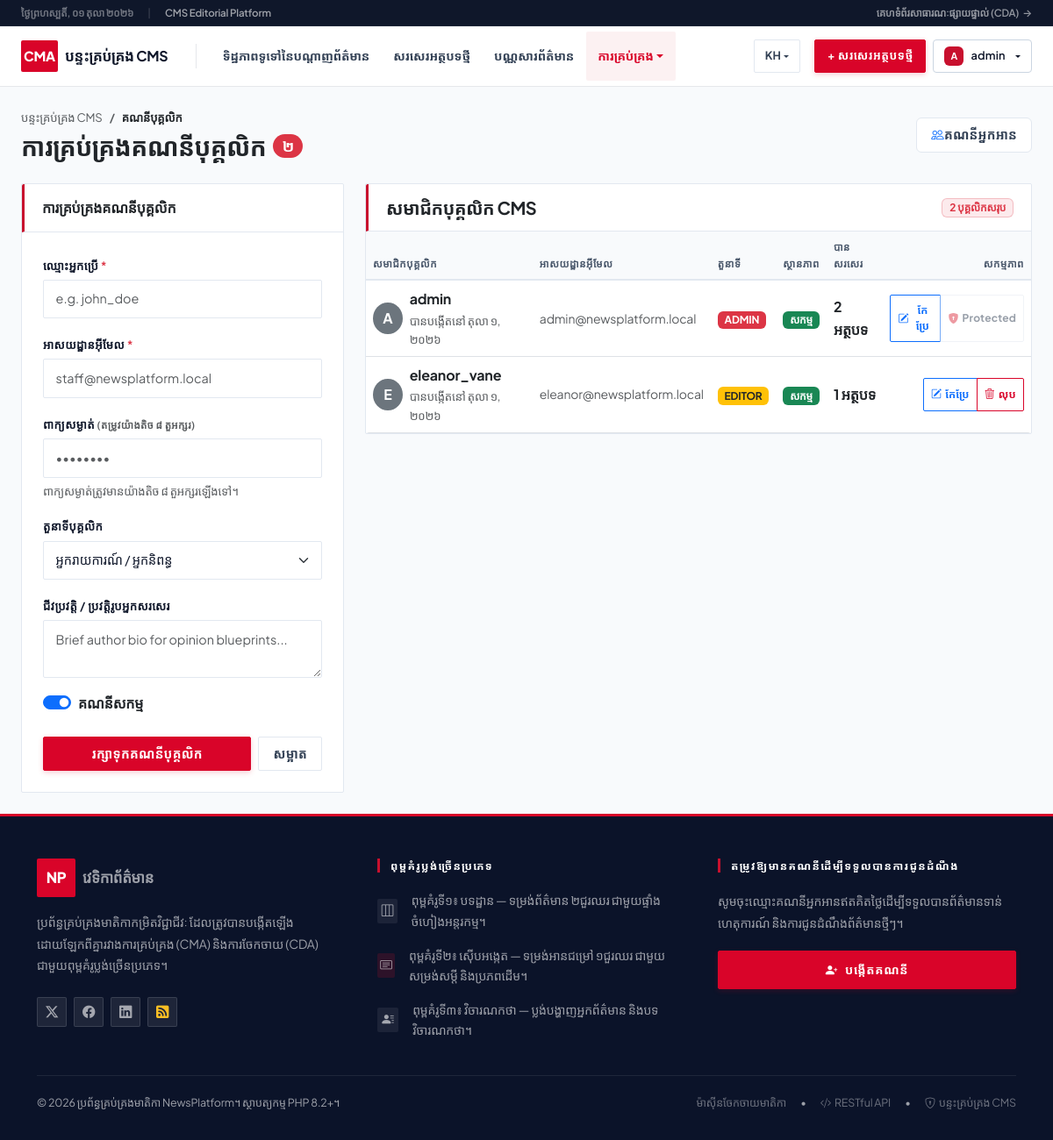
Page /admin/users.php?lang=kh (signed in) on the committed database.
### tables this page shows
CREATE TABLE IF NOT EXISTS `users` (
  `id` INT AUTO_INCREMENT PRIMARY KEY,
  `username` VARCHAR(50) NOT NULL UNIQUE,
  `email` VARCHAR(100) NOT NULL UNIQUE,
  `password_hash` VARCHAR(255) NOT NULL,
  `role` ENUM('admin', 'editor', 'reporter') NOT NULL DEFAULT 'reporter',
  `avatar_url` VARCHAR(255) NULL,
  `bio` TEXT NULL,
  `is_active` TINYINT(1) NOT NULL DEFAULT 1,
  `created_at` DATETIME NOT NULL DEFAULT CURRENT_TIMESTAMP,
  INDEX `idx_users_role` (`role`),
  INDEX `idx_users_active` (`is_active`)
);

### templates/admin/views/users.php (the view, shortened to what the rows shown need)
<div class="container-fluid px-4 py-4">
    <div class="row g-4">
        <div class="col-lg-8">
            <div class="card admin-card-clean">
                <div class="table-responsive admin-scroll-table">
                    <table class="table table-hover align-middle mb-0">
                        <thead class="table-light">
                            <tr>
                                <th><?= __('staff_member') ?></th>
                                <th><?= __('email_address') ?></th>
                                <th><?= __('role') ?></th>
                                <th><?= __('status') ?></th>
                                <th><?= __('authored') ?></th>
                                <th class="text-end"><?= __('actions') ?></th>
                            </tr>
                        </thead>
                        <tbody>
                            <?php foreach ($usersList as $u) { ?>
                                <tr>
                                    <td>
                                        <div class="d-flex align-items-center gap-2">
                                            <div class="bg-secondary text-white rounded-circle d-flex align-items-center justify-content-center fw-bold"
                                                style="width:36px; height:36px;">
                                                <?= strtoupper(substr($u['username'], 0, 1)) ?>
                                            </div>
                                            <div>
                                                <div class="fw-bold text-dark"><?= e($u['username']) ?></div>
                                                <div class="text-xs text-muted"><?= __('created') ?>
                                                    <?= \App\Core\TemplateEngine::formatDate($u['created_at'], 'M j, Y') ?>
                                                </div>
                                            </div>
                                        </div>
                                    </td>
                                    <td class="small text-muted"><?= e($u['email']) ?></td>
                                    <td>
                                        <span
                                            class="badge bg-<?= $u['role'] === 'admin' ? 'danger' : ($u['role'] === 'editor' ? 'warning text-dark' : 'primary') ?> text-uppercase">
                                            <?= e($u['role']) ?>
                                        </span>
                                    </td>
                                    <td>
                                        <?php if (!empty($u['is_active'])) { ?>
                                            <span class="badge bg-success"><?= __('active') ?></span>
                                        <?php } else { ?>
                                            <span class="badge bg-secondary"><?= __('unsubscribed') ?></span>
                                        <?php } ?>
                                    </td>
                                    <td class="fw-bold text-dark"><?= number_format((int) $u['article_count']) ?>
                                        <?= __('posts') ?></td>
                                    <td class="text-end">
                                        <div class="btn-group btn-group-sm">
                                            <button class="btn btn-outline-primary px-2 py-0.5"
                                                style="font-size:0.75rem;"
                                                onclick="editUser(<?= htmlspecialchars(json_encode($u), ENT_QUOTES, 'UTF-8') ?>)">
                                                <i class="bi bi-pencil-square me-1"></i><?= __('edit') ?>
                                            </button>
                                            <?php if ($u['role'] === 'admin') { ?>
                                                <button type="button" class="btn btn-outline-secondary px-2 py-0.5 opacity-50"
                                                    style="font-size:0.75rem;" disabled title="Administrator accounts are protected and cannot be deleted">
                                                    <i class="bi bi-shield-lock-fill text-danger me-1"></i>Protected
                                                </button>
                                            <?php } else { ?>
                                                <a href="#" class="btn btn-outline-danger px-2 py-0.5"
                                                    style="font-size:0.75rem;"
                                                    onclick="confirmDeleteCard('<?= url('admin/actions/delete-user.php?id=' . $u['id'] . '&csrf_token=' . e($csrfToken)) ?>', <?= htmlspecialchars(json_encode($u['username']), ENT_QUOTES, 'UTF-8') ?>); return false;"
                                                    title="<?= __('delete') ?>">
                                                    <i class="bi bi-trash3 me-1"></i><?= __('delete') ?>
                                                </a>
                                            <?php } ?>
                                        </div>
                                    </td>
                                </tr>
                            <?php } ?>
                        </tbody>
                    </table>
                </div>
            </div>
        </div>
    </div>
</div>

### templates/layouts/header-admin.php (shortened to what the rows shown need)
<?php
$currentLang = $_SESSION['lang'] ?? 'en';
?>
<!DOCTYPE html>
<html lang="<?= e($currentLang) ?>">
<head>
    <link href="https://cdn.jsdelivr.net/npm/bootstrap@5.3.2/dist/css/bootstrap.min.css" rel="stylesheet">
    <link rel="stylesheet" href="https://cdn.jsdelivr.net/npm/bootstrap-icons@1.11.1/font/bootstrap-icons.css">
    <link rel="stylesheet" href="<?= url('assets/css/style.css') ?>">
</head>
<body class="d-flex flex-column min-vh-100">
    <nav class="navbar navbar-expand-xl admin-navbar py-0"
        style="min-height:56px; position:sticky; top:0; z-index:1020; border-bottom: 1px solid #e5e7eb;">
        <div class="container-fluid px-3 px-md-4 h-100">
            <div class="collapse navbar-collapse" id="adminNavbar">
                <div class="d-flex flex-wrap align-items-center gap-2 my-2 my-xl-0">
                    <?php if (isset($currentUser)) { ?>
                        <div class="dropdown position-relative">
                            <button
                                class="btn btn-light btn-sm dropdown-toggle d-flex align-items-center gap-2 fw-semibold text-nowrap"
                                style="font-size:0.8rem; border:1px solid #cbd5e1; border-radius:4px; padding:0.4rem 0.75rem; color:#0f172a; background:#ffffff;"
                                type="button" data-bs-toggle="dropdown" aria-expanded="false">
                                <span class="d-flex align-items-center justify-content-center rounded fw-bold text-white"
                                    style="width:22px;height:22px;font-size:0.68rem;background:#c8102e;border-radius:2px;flex-shrink:0;">
                                    <?= strtoupper(substr($currentUser['username'], 0, 1)) ?>
                                </span>
                                <span><?= e($currentUser['username']) ?></span>
                            </button>
                        </div>
                    <?php } ?>
                </div>
            </div>
        </div>
    </nav>
    <main class="flex-grow-1">

### rows in the picture
users: username "A", username "admin", created_at "តុលា ១, ២០២៦", email "admin@newsplatform.local", role "ADMIN", article_count "2", shows "Protected"
users: username "E", username "eleanor_vane", created_at "តុលា ១, ២០២៦", email "eleanor@newsplatform.local", role "EDITOR", article_count "1"

### other values in the picture
__('live_public_site') "គេហទំព័រសាធារណៈផ្សាយផ្ទាល់ (CDA)"
__('admin_portal') "បន្ទះគ្រប់គ្រង CMS"
__('editorial_overview') "ទិដ្ឋភាពទូទៅនៃបណ្តាញព័ត៌មាន"
__('draft_new_article') "សរសេរអត្ថបទថ្មី"
__('nav_archive') "បណ្ណសារព័ត៌មាន"
__('management') "ការគ្រប់គ្រង"
__('admin_nav_staff') "គណនីបុគ្គលិក"
__('staff_account_mgmt') "ការគ្រប់គ្រងគណនីបុគ្គលិក"
km_num(count($usersList)) "២"
__('admin_nav_readers') "គណនីអ្នកអាន"
__('username') "ឈ្មោះអ្នកប្រើ"
__('email_address') "អាសយដ្ឋានអ៊ីមែល"
__('password') "ពាក្យសម្ងាត់"
__('req_new_user') "(តម្រូវយ៉ាងតិច ៨ តួអក្សរ)"
__('password_min_hint') "ពាក្យសម្ងាត់ត្រូវមានយ៉ាងតិច ៨ តួអក្សរឡើងទៅ។"
